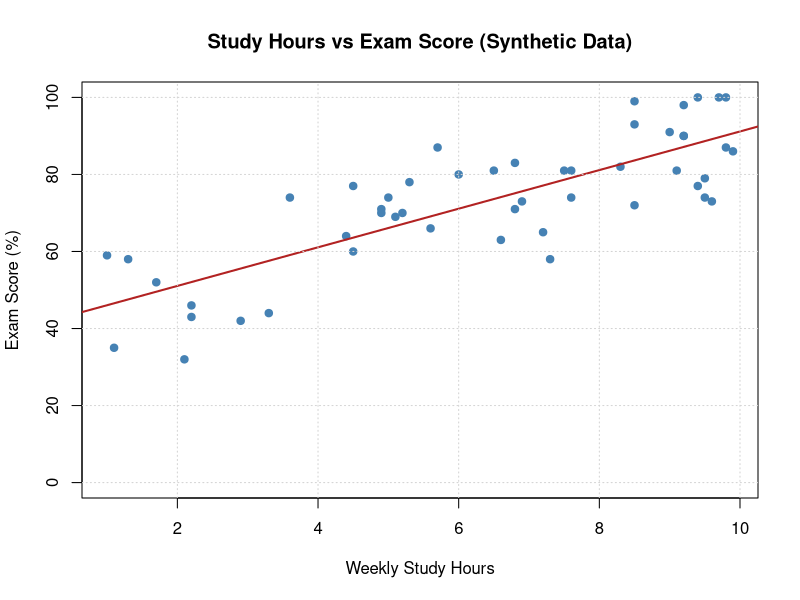

R code for this plot:
# Student Performance Analysis

# 1. Generate a reproducible dataset of 50 fictional students.
set.seed(42)
student_count <- 50

students <- data.frame(
  student_id = sprintf("S%03d", seq_len(student_count)),
  study_hours = round(runif(student_count, min = 1, max = 10), 1),
  attendance_pct = sample(60:100, student_count, replace = TRUE)
)

# Simulate exam scores with some random variation.
students$exam_score <- round(pmin(100, pmax(0,
  20 + 4 * students$study_hours + 0.35 * students$attendance_pct +
    rnorm(student_count, mean = 0, sd = 10)
)))

# 2. Create an output folder and save the synthetic dataset.
dir.create("outputs", showWarnings = FALSE)
write.csv(students, "outputs/student_data.csv", row.names = FALSE)

# 3. Calculate and display descriptive summary statistics.
measurements <- students[c("study_hours", "attendance_pct", "exam_score")]
summary_stats <- data.frame(
  variable = names(measurements),
  mean = sapply(measurements, mean),
  median = sapply(measurements, median),
  minimum = sapply(measurements, min),
  maximum = sapply(measurements, max),
  std_dev = sapply(measurements, sd),
  row.names = NULL
)

summary_stats[-1] <- lapply(summary_stats[-1], round, digits = 2)
cat("Student Performance Analysis (50 synthetic students)\n")
print(summary_stats)
write.csv(summary_stats, "outputs/summary_statistics.csv", row.names = FALSE)

# 4. Plot study hours against exam scores, with a fitted trend line.
png("outputs/study_hours_vs_exam_score.png", width = 900, height = 600)
plot(
  students$study_hours, students$exam_score,
  main = "Study Hours vs Exam Score (Synthetic Data)",
  xlab = "Weekly Study Hours",
  ylab = "Exam Score (%)",
  pch = 19,
  col = "steelblue",
  ylim = c(0, 100)
)
abline(lm(exam_score ~ study_hours, data = students),
       col = "firebrick", lwd = 2)
grid()
dev.off()

cat("\nSaved: outputs/student_data.csv, outputs/summary_statistics.csv,\n",
    "       outputs/study_hours_vs_exam_score.png\n")
